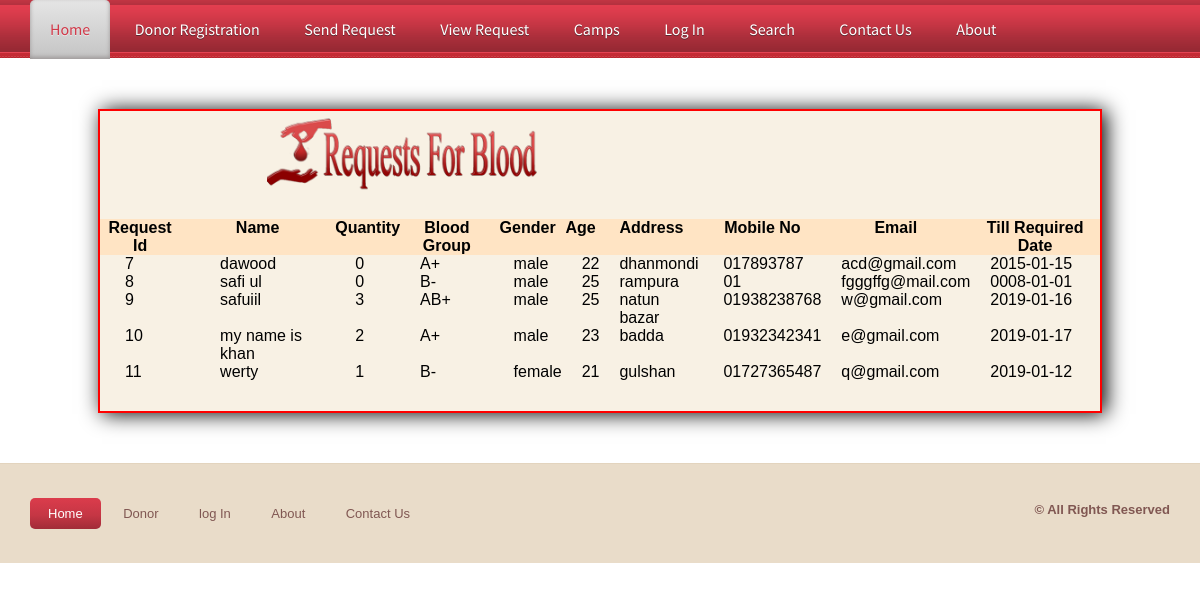
Screenshot of /viewrequest.php with the database file from the repository.
### tables this page shows
CREATE TABLE `requestes` (
  `req_id` int(100) NOT NULL,
  `name` varchar(100) NOT NULL,
  `gender` varchar(100) NOT NULL,
  `age` varchar(100) NOT NULL,
  `mobile` varchar(100) NOT NULL,
  `email` varchar(100) NOT NULL,
  `bg_name` varchar(100) NOT NULL,
  `reqdate` date NOT NULL,
  `detail` varchar(500) NOT NULL,
  `quan` int(30) NOT NULL,
  `Address` varchar(200) NOT NULL
);

### viewrequest.php (the view, shortened to what this page needs)
<!DOCTYPE html PUBLIC "-//W3C//DTD XHTML 1.0 Transitional//EN" "http://www.w3.org/TR/xhtml1/DTD/xhtml1-transitional.dtd">
<html xmlns="http://www.w3.org/1999/xhtml">
<head>
<link href="css/lightbox.css" rel="stylesheet" />
    <link href="StyleSheet.css" rel="stylesheet" type="text/css" />
<link href="css/style.css" rel="stylesheet" type="text/css" media="all" />
<link href="css/flexslider.css" rel="stylesheet" type="text/css" media="all" />
</head>
<body>
<?php include('admin/function.php'); ?>
<div class="nav_bg">
<div class="wrap">
		<?php require('header.php');?>
	</div>
<div style="height:300px; width:1000px; margin:auto; margin-top:50px; margin-bottom:50px; background-color:#f8f1e4; border:2px solid red; box-shadow:4px 1px 20px black;">
     <form method="post" enctype="multipart/form-data">
 <table cellpadding="20" cellspacing="20" width="1000px" height="200px"  style="margin:auto" >
   <tr><td colspan="7" align="center"><img src="Images/brequest.png" height="90px" /></td></tr>
   <tr><td>&nbsp;</td><td>&nbsp;</td></tr>
 <tr style="background-color:bisque" align="center" class="bold">
             <td class="bold" style="color:none"  >Request Id</td><td align="center">Name</td><td align="center">Quantity</td><td align="center">Blood Group</td><td align="center">Gender</td><td align="center">Age</td><td align="center">Address</td><td align="center">Mobile No</td><td align="center">Email</td>
            <td align="center">Till Required Date</td>
        </tr>
<?php
$cn=mysqli_connect("localhost","root","","bloodbank");
$s="select * from requestes";
	$result=mysqli_query($cn,$s);
	while($data=mysqli_fetch_array($result))
	{
				echo"<tr><td  style=' padding-left:25px'>$data[0]</td><td  style=' padding-left:40px'>$data[1]</td><td  style=' padding-left:20px'>$data[9]</td><td  style=' padding-left:20px'>$data[6]</td><td  style=' padding-left:20px'>$data[2]</td><td  style=' padding-left:20px'>$data[3]</td><td  style=' padding-left:20px'>$data[10]</td><td  style=' padding-left:20px'>$data[4]</td><td  style=' padding-left:20px'>$data[5]</td><td  style=' padding-left:20px'>$data[7]</td></tr>";
			}
			?>
</table>
</form>
        </div>
<div class="ftr-bg">
<div class="wrap">
<div class="footer">
	<div class="f_nav">
		<ul>
			<li class="active"><a href="index.php">Home</a></li>
			<li><a href="donar.php">Donor</a></li>
            <li><a href="login.php">log In</a></li>
            <li><a href="aboutus.php">About</a></li>
            <li><a href="contact.php">Contact Us</a></li>
            </ul>
	</div>
		<div class="copy">
			<p class="title">© All Rights Reserved </p>
		</div>
</div>
</div>
</div>
</body>
</html>

### Admin/function.php (shortened to what this page needs)
<!DOCTYPE html PUBLIC "-//W3C//DTD XHTML 1.0 Transitional//EN" "http://www.w3.org/TR/xhtml1/DTD/xhtml1-transitional.dtd">
<html xmlns="http://www.w3.org/1999/xhtml">
<head>
</head>
<body>
</body>
</html>

### header.php
<ul class="nav">
			<li class="active"><a href="index.php">Home</a></li>
			<li><a href="registration.php">Donor Registration</a></li>
			<li><a href="requests.php">send Request</a></li>
            <li><a href="viewrequest.php">View Request</a></li>
            <li><a href="camps.php">Camps</a></li>
            <li><a href="login.php">log In</a></li>
            <li><a href="search.php">Search</a></li>
            <li><a href="contact.php">Contact Us</a></li>
           	<li><a href="aboutus.php">About</a></li>
            </ul>

### css/lightbox.css (style rules this page uses)
body:after { content: url(../img/close.png) url(../img/loading.gif) url(../img/prev.png) url(../img/next.png); display: none; }

### StyleSheet.css (style rules this page uses)
.title { font-weight:bold; color:#805752; font-size: 16px; text-align: left; padding-left: 20px; }
.bold { font-weight:bold; }

### css/style.css (style rules this page uses)
html,body,div,span,applet,object,iframe,h1,h2,h3,h4,h5,h6,p,blockquote,pre,a,abbr,acronym,address,big,cite,code,del,dfn,em,img,ins,kbd,q,s,samp,small,strike,strong,sub,sup,tt,var,b,u,i,dl,dt,dd,ol,nav ul,nav li,fieldset,form,label,legend,table,caption,tbody,tfoot,thead,tr,th,td,article,aside,canvas,details,embed,figure,figcaption,footer,header,hgroup,menu,nav,output,ruby,section,summary,time,mark,audio,video { margin:0;padding:0;border:0;font-size:100%;font:inherit;vertical-align:baseline; }
ol,ul { list-style:none;margin:0;padding:0; }
table { border-collapse:collapse;border-spacing:0; }
a { text-decoration:none; }
img { max-width:100%; }
body { font-family: Arial, Geneva,Helvetica, sans-serif; font-size: 100%; }
.wrap { margin:0 auto; width:80%; }
.nav_bg { background: url('../images/nav_bg.png') center 0 repeat-x #CF797E; height:58px; }
.nav li { display:inline-block; }
.nav li a { font-family: 'Source Sans Pro', sans-serif; line-height:1.8em; display:block; text-decoration:none; font-weight:normal; color:#ffffff; padding:15px 20px; font-size: 1em; text-transform: capitalize; text-shadow: 0 1px 0 #5C2830; letter-spacing:0px; }
.nav li.active a { text-shadow: 0 1px 0 #EBEBEB; color:#D13949; background: #E5E5E5; background: -moz-linear-gradient(top, #E5E5E5 0%, #C4C4C4 100%); background: -webkit-gradient(linear, left top, left bottom, color-stop(0%,#E5E5E5), color-stop(100%,#C4C4C4)); filter: progid:DXImageTransform.Microsoft.gradient( startColorstr='#E5E5E5', endColorstr='#C4C4C4',GradientType=0 ); -moz-border-radius:5px 5px 0 0; -webkit-border-radius:5px 5px 0 0; border-radius:5px 5px 0 0; box-shadow: inset 0px -2px 4px #9C9797; -webkit-box-shadow: inset 0px -2px 4px #9C9797; -moz-box-shadow: inset 0px -2px 4px #9C9797; -o-box-shadow: inset 0px -2px 4px #9C9797; }
.ftr-bg { background: #E9DCC9; border-top: 1px solid rgba(214, 195, 167, 0.34); }
.footer { padding:3% 0; }
.f_nav { float:left; }
.f_nav li { display: inline-block; }
.f_nav li.active a { color:#ffffff; background: rgb(219,60,76); background: -moz-linear-gradient(top, rgba(219,60,76,1) 0%, rgba(197,54,68,1) 56%, rgba(162,44,56,1) 99%); background: -webkit-gradient(linear, left top, left bottom, color-stop(0%,rgba(219,60,76,1)), color-stop(56%,rgba(197,54,68,1)), color-stop(99%,rgba(162,44,56,1))); background: -webkit-linear-gradient(top, rgba(219,60,76,1) 0%,rgba(197,54,68,1) 56%,rgba(162,44,56,1) 99%); background: -o-linear-gradient(top, rgba(219,60,76,1) 0%,rgba(197,54,68,1) 56%,rgba(162,44,56,1) 99%); background: -ms-linear-gradient(top, rgba(219,60,76,1) 0%,rgba(197,54,68,1) 56%,rgba(162,44,56,1) 99%); background: linear-gradient(to bottom, rgba(219,60,76,1) 0%,rgba(197,54,68,1) 56%,rgba(162,44,56,1) 99%); filter: progid:DXImageTransform.Microsoft.gradient( startColorstr='#db3c4c', endColorstr='#a22c38',GradientType=0 ); }
.f_nav li a { border-radius: 5px; -webkit-border-radius: 5px; -moz-border-radius: 5px; -o-border-radius: 5px; display:block; padding: 8px 18px; color: #805752; font-size: 0.8125em; }
.copy { float: right; }
.copy p { color: #805752; font-size: 0.8125em; line-height: 1.8em; }
@media only screen and (max-width: 1280px) { .wrap { width:95%; } }

### rows the page displays
requestes: req_id "7", name "dawood", quan "0", bg_name "A+", gender "male", age "22", Address "dhanmondi", mobile "017893787", email "acd@gmail.com", reqdate "2015-01-15"
requestes: req_id "8", name "safi ul", quan "0", bg_name "B-", gender "male", age "25", Address "rampura", mobile "01", email "fgggffg@mail.com", reqdate "0008-01-01"
requestes: req_id "9", name "safuiil", quan "3", bg_name "AB+", gender "male", age "25", Address "natun bazar", mobile "01938238768", email "w@gmail.com", reqdate "2019-01-16"
requestes: req_id "10", name "my name is khan", quan "2", bg_name "A+", gender "male", age "23", Address "badda", mobile "01932342341", email "e@gmail.com", reqdate "2019-01-17"
requestes: req_id "11", name "werty", quan "1", bg_name "B-", gender "female", age "21", Address "gulshan", mobile "01727365487", email "q@gmail.com", reqdate "2019-01-12"
